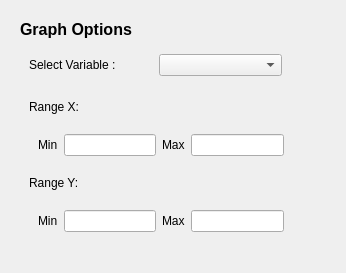
         <widget class="QWidget" name="Show_Performance">
          <attribute name="title">
           <string>Perform_Curve</string>
          </attribute>
          <layout class="QHBoxLayout" name="horizontalLayout_24">
           <item>
            <widget class="QWidget" name="Panel_Monitor_2" native="true">
             <property name="minimumSize">
              <size>
               <width>300</width>
               <height>0</height>
              </size>
             </property>
             <property name="maximumSize">
              <size>
               <width>300</width>
               <height>16777215</height>
              </size>
             </property>
             <layout class="QVBoxLayout" name="verticalLayout_12">
              <item>
               <widget class="QLabel" name="label_35">
                <property name="maximumSize">
                 <size>
                  <width>16777215</width>
                  <height>20</height>
                 </size>
                </property>
                <property name="font">
                 <font>
                  <pointsize>12</pointsize>
                  <weight>75</weight>
                  <italic>false</italic>
                  <bold>true</bold>
                  <underline>false</underline>
                  <strikeout>false</strikeout>
                 </font>
                </property>
                <property name="text">
                 <string>Graph Options</string>
                </property>
               </widget>
              </item>
              <item>
               <widget class="QWidget" name="widget_12" native="true">
                <property name="maximumSize">
                 <size>
                  <width>16777215</width>
                  <height>100</height>
                 </size>
                </property>
                <layout class="QHBoxLayout" name="horizontalLayout_25">
                 <property name="rightMargin">
                  <number>20</number>
                 </property>
                 <item alignment="Qt::AlignLeft">
                  <widget class="QLabel" name="label_36">
                   <property name="text">
                    <string>Select Variable :</string>
                   </property>
                  </widget>
                 </item>
                 <item>
                  <widget class="QComboBox" name="CBtn_SelectPerfVariable"/>
                 </item>
                </layout>
               </widget>
              </item>
              <item>
               <widget class="QWidget" name="control_panel_Range_Mon_2" native="true">
                <layout class="QVBoxLayout" name="verticalLayout_6">
                 <property name="spacing">
                  <number>20</number>
                 </property>
                 <item>
                  <widget class="QLabel" name="label_37">
                   <property name="maximumSize">
                    <size>
                     <width>16777215</width>
                     <height>20</height>
                    </size>
                   </property>
                   <property name="text">
                    <string>Range X:</string>
                   </property>
                  </widget>
                 </item>
                 <item>
                  <widget class="QWidget" name="widget_8" native="true">
                   <layout class="QHBoxLayout" name="horizontalLayout_21">
                    <property name="topMargin">
                     <number>0</number>
                    </property>
                    <property name="bottomMargin">
                     <number>0</number>
                    </property>
                    <item>
                     <widget class="QLabel" name="label_38">
                      <property name="text">
                       <string>Min</string>
                      </property>
                     </widget>
                    </item>
                    <item>
                     <widget class="QLineEdit" name="Line_RangeX_Perf_Min"/>
                    </item>
                    <item>
                     <widget class="QLabel" name="label_39">
                      <property name="text">
                       <string>Max</string>
                      </property>
                     </widget>
                    </item>
                    <item>
                     <widget class="QLineEdit" name="Line_RangeX_Perf_Max"/>
                    </item>
                   </layout>
                  </widget>
                 </item>
                 <item>
                  <widget class="QLabel" name="label_40">
                   <property name="maximumSize">
                    <size>
                     <width>16777215</width>
                     <height>20</height>
                    </size>
                   </property>
                   <property name="text">
                    <string>Range Y:</string>
                   </property>
                  </widget>
                 </item>
                 <item>
                  <widget class="QWidget" name="widget_10" native="true">
                   <layout class="QHBoxLayout" name="horizontalLayout_22">
                    <property name="topMargin">
                     <number>0</number>
                    </property>
                    <property name="bottomMargin">
                     <number>0</number>
                    </property>
                    <item>
                     <widget class="QLabel" name="label_41">
                      <property name="text">
                       <string>Min</string>
                      </property>
                     </widget>
                    </item>
                    <item>
                     <widget class="QLineEdit" name="Line_RangeY_Mon_Min_2"/>
                    </item>
                    <item>
                     <widget class="QLabel" name="label_42">
                      <property name="text">
                       <string>Max</string>
                      </property>
                     </widget>
                    </item>
                    <item>
                     <widget class="QLineEdit" name="Line_RangeY_Perf_Max"/>
                    </item>
                   </layout>
                  </widget>
                 </item>
                </layout>
               </widget>
              </item>
              <item>
               <widget class="QWidget" name="widget_7" native="true">
                <widget class="QPushButton" name="pushButton_6">
                 <property name="geometry">
                  <rect>
                   <x>10</x>
                   <y>30</y>
                   <width>101</width>
                   <height>31</height>
                  </rect>
                 </property>
                 <property name="text">
                  <string>Clear Data</string>
                 </property>
                </widget>
                <widget class="QPushButton" name="pushButton_7">
                 <property name="geometry">
                  <rect>
                   <x>160</x>
                   <y>30</y>
                   <width>101</width>
                   <height>31</height>
                  </rect>
                 </property>
                 <property name="text">
                  <string>Export Picture</string>
                 </property>
                </widget>
               </widget>
              </item>
              <item>
               <widget class="QWidget" name="widget_11" native="true">
                <layout class="QHBoxLayout" name="horizontalLayout_23">
                 <property name="spacing">
                  <number>50</number>
                 </property>
                 <property name="leftMargin">
                  <number>0</number>
                 </property>
                 <property name="topMargin">
                  <number>0</number>
                 </property>
                 <property name="rightMargin">
                  <number>0</number>
                 </property>
                 <property name="bottomMargin">
                  <number>0</number>
                 </property>
                </layout>
               </widget>
              </item>
             </layout>
            </widget>
           </item>
           <item>
            <widget class="QWidget" name="Plot_Performance" native="true">
             <layout class="QVBoxLayout" name="LayoutforPerform"/>
            </widget>
           </item>
          </layout>
         </widget>
